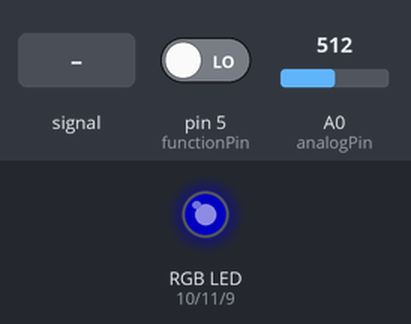
This sketch was run on a simulated Arduino Uno, built with avr-gcc and run on an emulated ATmega328P. Parts: an RGB LED mixed from three pins (HIGH = lit). The inputs (shaded band) are chosen by the test bench; at power-on: pin 5 (functionPin) LOW, A0 (analogPin) = 512. Dim RGB values are drawn brighter than linear; pins used as bus, display or sensor lines are not drawn.

Above: at 10.6 s.
10.7 s: pin 5 (functionPin) driven HIGH
At 11.26 s:
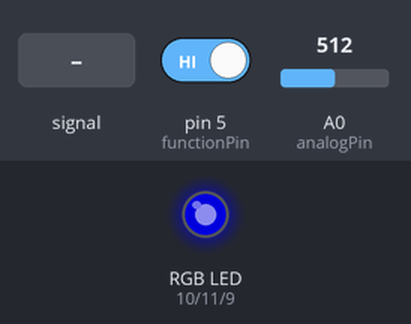
At 16.1 s:
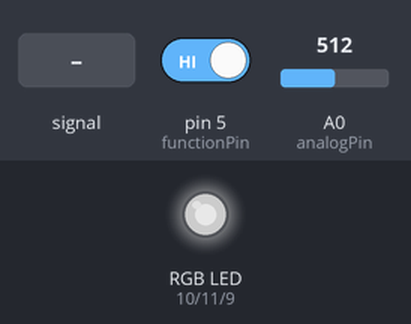
16.5 s: A0 (analogPin) fed a 200 Hz sine of ±81 counts around its level
Timing chart, 0 to 19.4 s (numbered marks = the images above; inputs shaded):
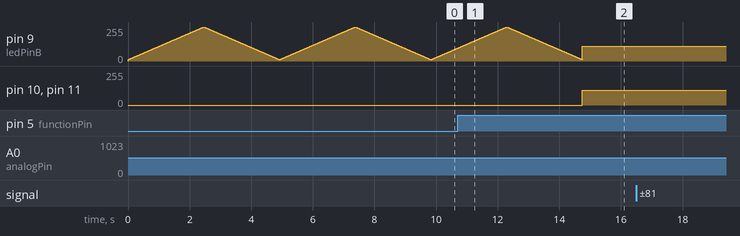

Measured:
- after the input at 10.7 s, pin 10 (ledPinR), pin 11 (ledPinG): 0/255 → 110/255 after 4.0 s

The sketch:

RGB_LightStrip.ino
```cpp
/*
*Arduino Music Spectrum Analyser and Moodlight RGB LightStrip
*By: Luis Flores
*
*Based on David Wang's Instructable here:
*http://www.instructables.com/id/Blinking-LEDs-to-the-Frequency-of-Musi/
*
*Find schematics and pictures here:
*http://lflores.me/musicstrip.html
*/

#define FADESPEED 10

//switch pin for moodlight mode and music mode functionality
int functionPin = 5;
int function = LOW;

// LED pins connected to the PWM pins on the Arduino
int ledPinG = 11;
int ledPinR = 10;
int ledPinB = 9;
int statusLED = 13;

int analogPin = 0; // MSGEQ7 OUT
int strobePin = 7; // MSGEQ7 STROBE
int resetPin = 8; // MSGEQ7 RESET
int spectrumValue[7];

// MSGEQ7 OUT pin produces values around 50-80
// when there is no input, so use this value to
// filter out a lot of the chaff.
int filterValue = 120;

void setup()
{
  //Read from function pin
  pinMode(functionPin, INPUT);

  // Read from MSGEQ7 OUT
  pinMode(analogPin, INPUT);
  // Write to MSGEQ7 STROBE and RESET
  pinMode(strobePin, OUTPUT);
  pinMode(resetPin, OUTPUT);

  // Set analogPin's reference voltage
  analogReference(DEFAULT); // 5V

  // Set startup values for pins
  digitalWrite(resetPin, LOW);
  digitalWrite(strobePin, HIGH);
  //turns on on board LED to make sure we set up right
  digitalWrite(statusLED, HIGH);
}

void musicMode(void) {
  // Set reset pin low to enable strobe
  digitalWrite(resetPin, HIGH);
  digitalWrite(resetPin, LOW);

  // Get all 7 spectrum values from the MSGEQ7
  for (int i = 0; i < 7; i++)
  {
    digitalWrite(strobePin, LOW);
    delayMicroseconds(20); // Allow output to settle

    spectrumValue[i] = analogRead(analogPin);

    // Constrain any value above 1023 or below filterValue
    spectrumValue[i] = constrain(spectrumValue[i], filterValue, 1023);

    // Remap the value to a number between 0 and 255
    spectrumValue[i] = map(spectrumValue[i], filterValue, 1023, 0, 255);

    digitalWrite(strobePin, HIGH);
  }

  // Write the PWM values to the LEDs
  // I find that with three LEDs, these three spectrum values work the best
  analogWrite(ledPinR, spectrumValue[1]);
  analogWrite(ledPinG, spectrumValue[4]);
  analogWrite(ledPinB, spectrumValue[6]);
}

void moodlightMode(void) {
  //this particular mode slowly fades the blue LEDs in and out
  int b;
  analogWrite(ledPinR, 0);
  analogWrite(ledPinG, 0);

  // fade from blue to violet
  for (b = 10; b < 256; b++) {
    analogWrite(ledPinB, b);
    delay(FADESPEED);
  }
  for (b = 255; b > 10; b--) {
    analogWrite(ledPinB, b);
    delay(FADESPEED);
  }
}
void loop()
{
  if (digitalRead(functionPin)) {
    musicMode();
  }
  else {
    moodlightMode();
  }
}
```
